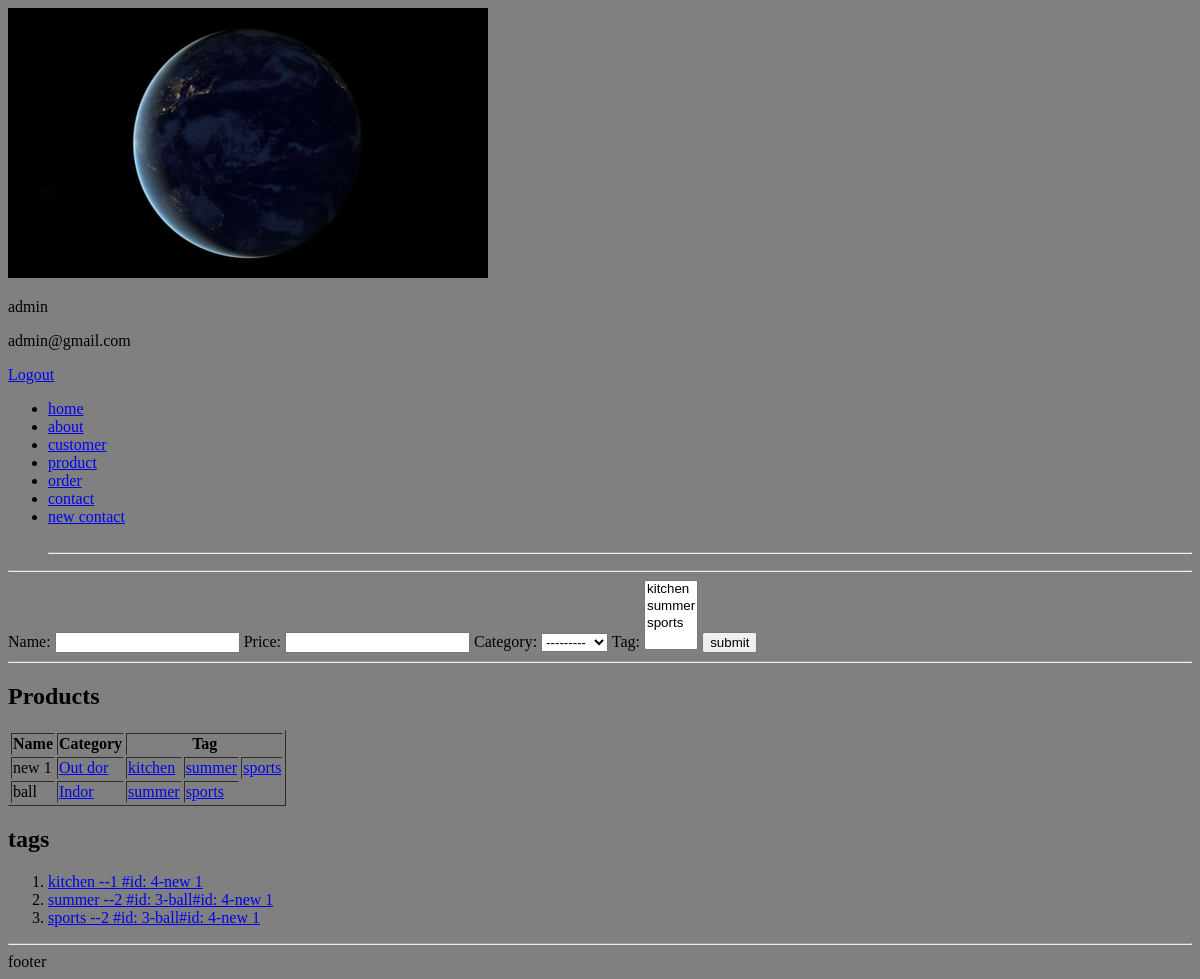
The app's page /product (signed in), older data.
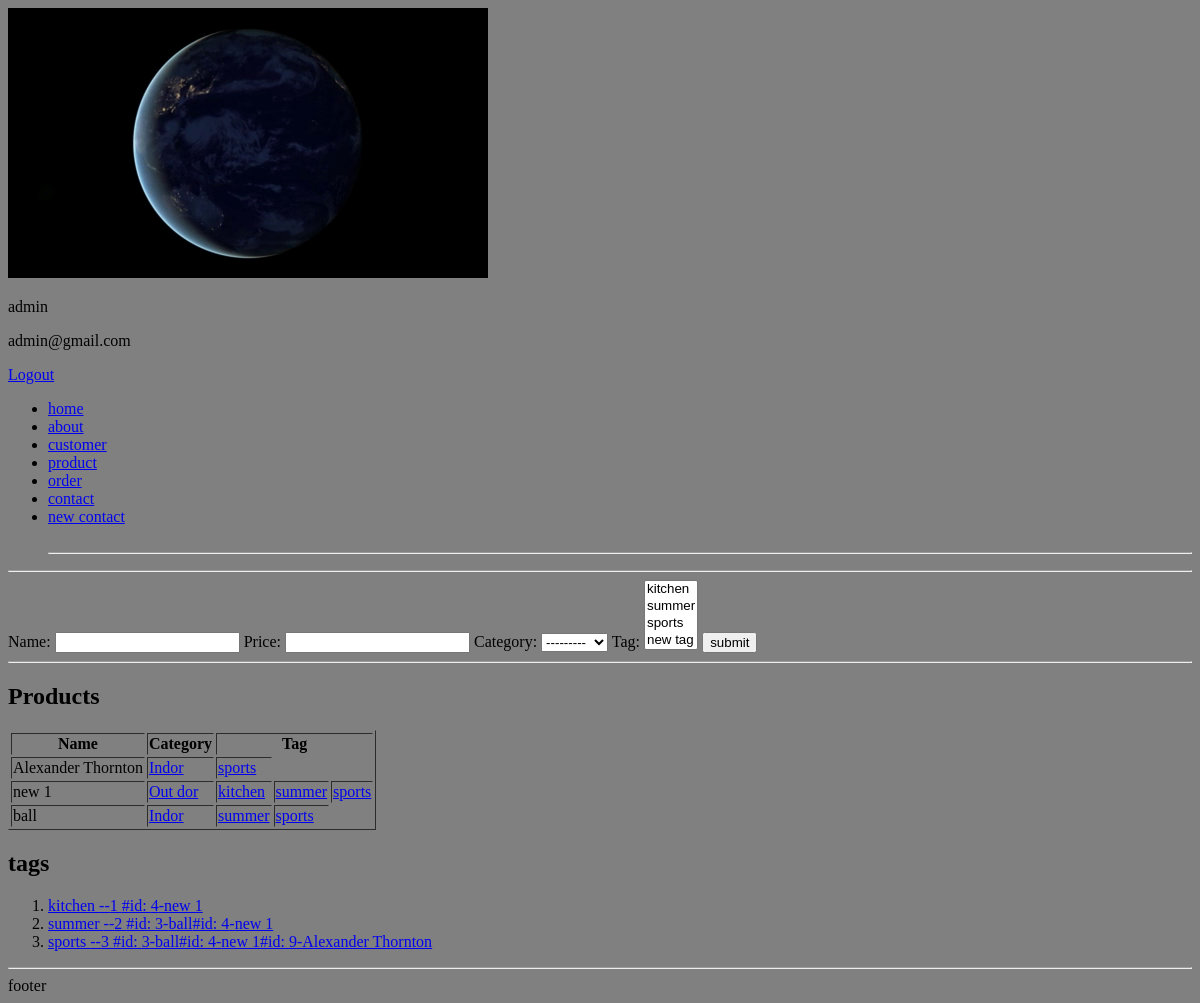
The same page, newer data.
### shamim/models.py (models this page shows, shortened)
class Tag(models.Model):
    tag = models.CharField(max_length=100)
    def __str__(self):
        return self.tag

class Product(models.Model):
    CATEGORY = (
        ('Indor', 'Indor'),
        ('Out dor', 'Out dor')
    )
    name = models.CharField(max_length=100)
    price = models.FloatField(max_length=50)
    category = models.CharField(max_length=100, choices=CATEGORY)
    created_at = models.DateTimeField(auto_now_add=True, null=True)
    tag = models.ManyToManyField(Tag, related_name='product_set')

### shamim/views.py (the view)
# urls.py: path('product', views.product, name='product'),
@login_required(login_url='login')
def product(request):
    form = ProductForm()
    if request.method == 'POST':
        form = ProductForm(request.POST)
        if form.is_valid():
            form.save()
            return redirect('product')
    products = Product.objects.prefetch_related('tag').order_by('-id')
    tag_products = Product.objects.filter(category='indor').order_by('id')
    tags = Tag.objects.all().annotate(total_product=Count('product_set')).prefetch_related('product_set')
    context = {
        'form': form,
        'products': products,
        'tag_products': tag_products,
        'tags': tags
    }
    return render(request, 'ecom/product.html', context)

### shamim/forms.py
class ProductForm(ModelForm):
    class Meta:
        model = Product
        fields = '__all__'

### templates/ecom/product.html (shortened to what this page needs)
{% extends 'master.html' %}
{% load humanize %}
{% block 'content' %}
<form action="{% url 'product' %}" method="POST">
    {{form}}
    <button type="submit">submit</button>
</form>
<hr>
<h2>Products</h2>
<table border="">
    <tr>
        <th>Name</th>
        <th>Category</th>
        <th colspan="3">Tag</th>
    </tr>
    {% for product in products %}
    <tr>
        <td>{{product.name}}</td>
        <td><a href="{% url 'category-product' product.category %}">{{product.category}}</a></td>
        {%for tag in product.tag.all %}
        <td><a href="{% url 'tag-product' tag.id %}">{{tag.tag}} </a></td>
        {% endfor %}
    </tr>
    {% endfor %}
</table>
<h2>tags </h2>
<ol>
    {% for tag in tags %}
        {% if tag.total_product > 0  %}
    <li><a href="{% url 'tag-product' tag.id %}">
        {{tag.tag}} --{{tag.total_product}} {% for item in tag.product_set.all %}#id: {{item.id}}-{{item.name}}{%endfor%}
    </a></li>
        {%endif%}
    {% endfor %}
</ol>
{% endblock %}

Row changes from the older to the newer data that the page shows:
computed for Tag "kitchen": tag "kitchen / summer / sports" → "kitchen / summer / sports / new tag"
added Product: name "Alexander Thornton", category "Indor", id "9", Tag (tag "sports")
computed for Tag "sports": total_product "2" → "3"
